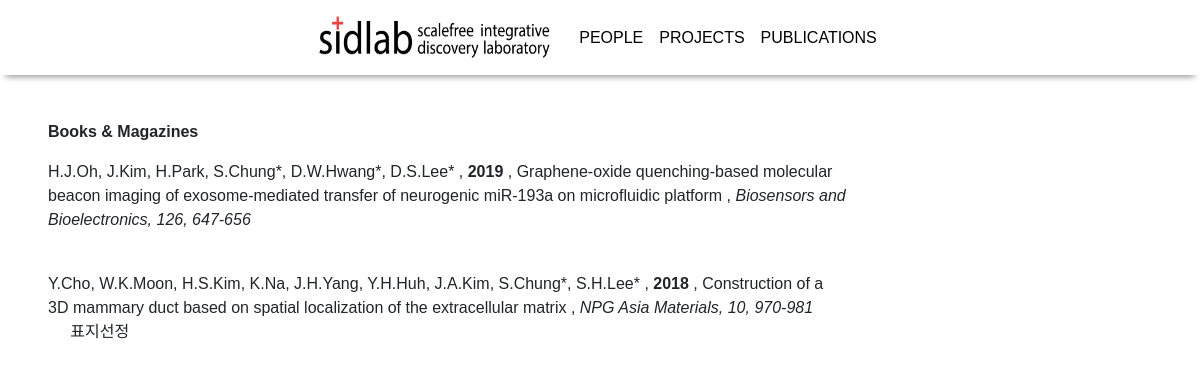
Page /publications/book/ on the committed database.
### blog/models.py (models this page shows, shortened)
class Publication(models.Model):
    author = models.CharField(max_length=200)
    title = models.TextField()
    issue = models.TextField()
    award = models.TextField(blank=True)
    created_date = models.DateTimeField(default=timezone.now)
    YEAR = (
        (2016, '2016'), (2017, '2017'), (2018, '2018'),
        (2019, '2019'), (2020, '2020'), (2021, '2021'),( 2022, '2022')
    )
    year = models.IntegerField(
        choices=YEAR,
        default=2019,
    )
    Books = 'Books&Magazines'
    Patent = 'Patent'
    International = 'International Conference'
    Domestic = 'Domestic Conference'
    SORT = (
        (Books, 'Books&Magazines'), (Patent,'Patent'),
        (International, 'International Conference'),
        (Domestic, 'Domestic Conference')
    )
    publication_sort = models.CharField(
        max_length=30,
        choices=SORT,
        default=International,
    )

### blog/views.py (the view)
# urls.py: path('publications/book/', views.publications_book, name="publications_book"),
def publications_book(request):
    publications = Publication.objects.filter(created_date__lte=timezone.now())
    return render(request, 'blog/publication_book.html', {'publications':publications})

### blog/templates/blog/publication_book.html
{% extends "blog/index.html" %}
{% block content %}
<p class="font-weight-bold">Books & Magazines</p>
<div class="publication_box">
    <div>
        {% for publication in publications %}
            {% if publication.publication_sort == "Books&Magazines" %}
            <p>{{ publication.author }} ,
                <span class="font-weight-bold">{{ publication.year }}</span> ,
                {{ publication.title }} ,
                <span class="font-italic">{{ publication.issue }}</span>
                <br>&nbsp;&nbsp;&nbsp;&nbsp;&nbsp;{{ publication.award|default_if_none:"" }}
            </p>
            {% endif %}
        {% endfor %}
    </div>
</div>
{% endblock %}

### static/blog.css (style rules this page uses)
body { font-family: 'Noto Sans KR', sans-serif; background-color: #fff; margin-top: 3rem; }
.publication_box { width: 800px; }

### rows in the picture
Publication: author "H.J.Oh, J.Kim, H.Park, S.Chung*, D.W.Hwang*, D.S.Lee*", year "2019", title "Graphene-oxide quenching-based molecular beacon imaging of exosome-mediated transfer of neurogenic miR-193a on microfluidic platform", issue "Biosensors and Bioelectronics, 126, 647-656"
Publication: author "Y.Cho, W.K.Moon, H.S.Kim, K.Na, J.H.Yang, Y.H.Huh, J.A.Kim, S.Chung*, S.H.Lee*", year "2018", title "Construction of a 3D mammary duct based on spatial localization of the extracellular matrix", issue "NPG Asia Materials, 10, 970-981", award "표지선정"
